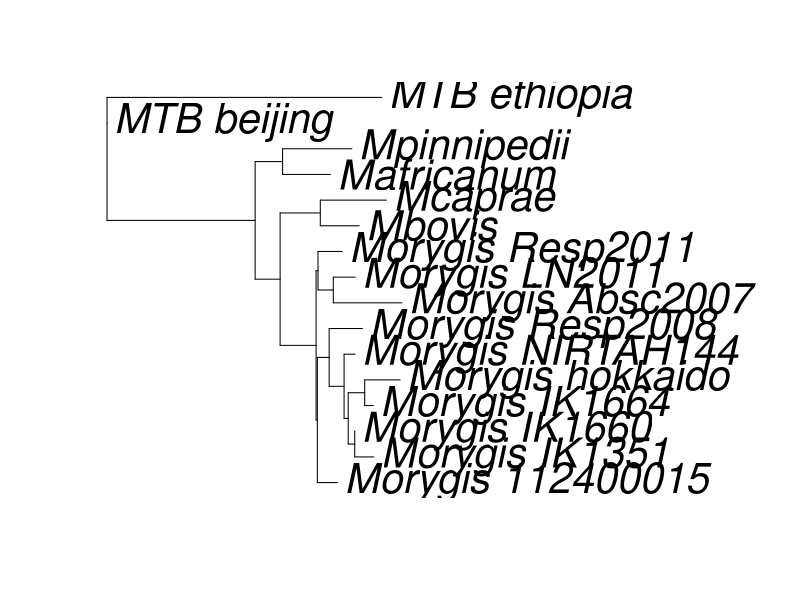

Write R code to recreate this figure. (Note: this script raises an error after producing the figure.)
  
library("ape")
library("phytools")
setwd('~/gitprojects/mtbdiff/orygis_project/')
anim <- read.table('ani_matrix.csv',sep=',',header=TRUE, row.names=1)
samples <- read.table('orygis_samples.csv',sep=',',header=TRUE,row.names=1)
#rownames(anim) <- anim$query

distances <- as.matrix(1 - (anim/100))
dm <- dist(anim)
njtree  <- nj(distances)
rooted <- root(njtree,"MTB_beijing")
rooted$edge.length[rooted$edge.length<0] <- 0
labels <- samples[rooted$tip.label,]$host
cols<-setNames(c('red','blue','green2','white'),levels(as.factor(labels)))
png('orygis_tree.png',width=800,height=800)
plot(rooted, cex=2.5,label.offset=.00005)
tiplabels(pie=to.matrix(labels, levels(labels)),cex=0.3,piecol=cols)
dev.off()
